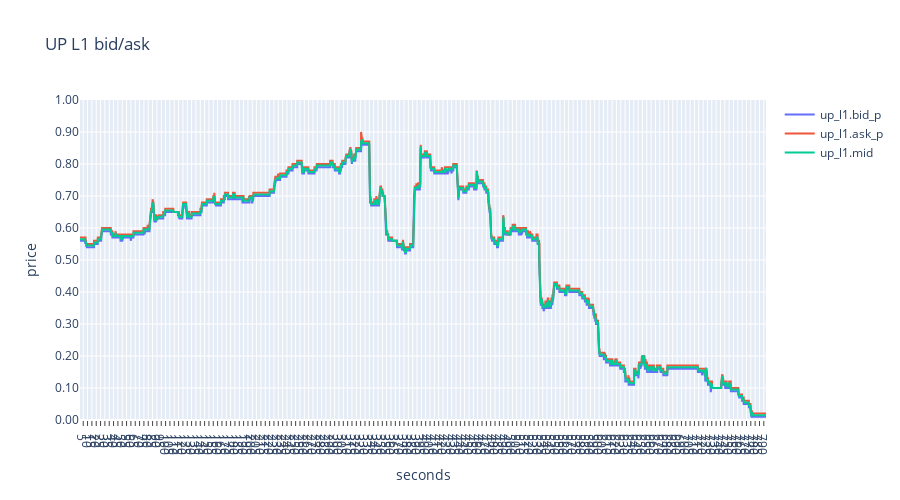

Write notebook code for a chart like this one.
### Markdown cell above
plot_lines(df, ['btc.p_fair_up', 'btc.p_fair_down'], 'Fair probabilities', time_source='btc', yaxis_title='probability', yaxis_range=[0,1])

### Code cell
plot_book_side(df, side='up')

### Figure 1 — Plotly figure (JSON) as saved in the notebook; plotly's stock layout.template omitted (floating-point values rounded to 4 significant figures; data arrays with more than 128 entries replaced by an {"elided": "..."} marker saying what was removed)
{"data": [{"mode": "lines", "name": "up_l1.bid_p", "type": "scatter", "x": {"elided": "17957 float values"}, "y": {"elided": "17957 float values"}}, {"mode": "lines", "name": "up_l1.ask_p", "type": "scatter", "x": {"elided": "17957 float values"}, "y": {"elided": "17957 float values"}}, {"mode": "lines", "name": "up_l1.mid", "type": "scatter", "x": {"elided": "17957 float values"}, "y": {"elided": "17957 float values"}}], "layout": {"height": 500, "hovermode": "x unified", "title": {"text": "UP L1 bid/ask"}, "xaxis": {"dtick": 5, "showgrid": true, "ticks": "outside", "title": {"text": "seconds"}}, "yaxis": {"dtick": 0.1, "range": [0, 1], "showgrid": true, "tickformat": ".2f", "title": {"text": "price"}}}}
